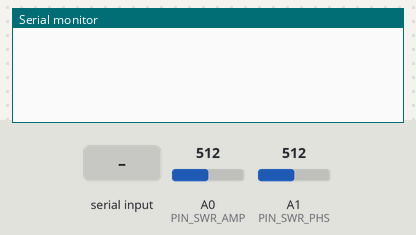
Simulated run of this sketch. Board: Arduino Uno, built with avr-gcc and run on an emulated ATmega328P. On the bench: the last lines printed to the serial monitor. Inputs (shaded band) come from the test bench; at power-on: A0 (PIN_SWR_AMP) = 512, A1 (PIN_SWR_PHS) = 512.

Above: at 1.2 s.
1.3 s: "0" received over Serial
At 1.7 s:
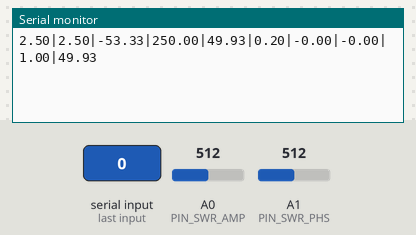
3.3 s: A0 (PIN_SWR_AMP) set to 716
At 3.8 s:
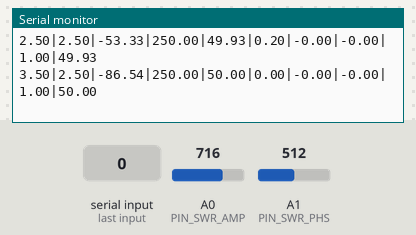
4.8 s: A1 (PIN_SWR_PHS) set to 716
At 5.3 s:
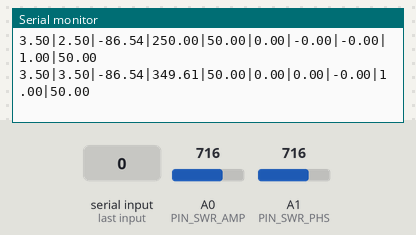
6.3 s: A0 (PIN_SWR_AMP) set to 900
At 6.8 s:
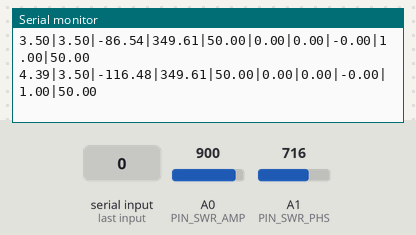
7.8 s: A1 (PIN_SWR_PHS) set to 900
At 8.3 s:
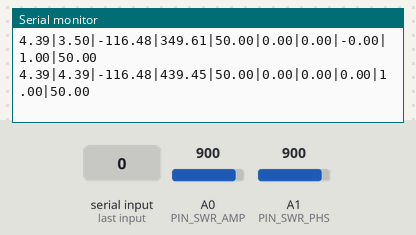
Timing chart, 0 to 10.3 s (numbered marks = the images above; inputs shaded):
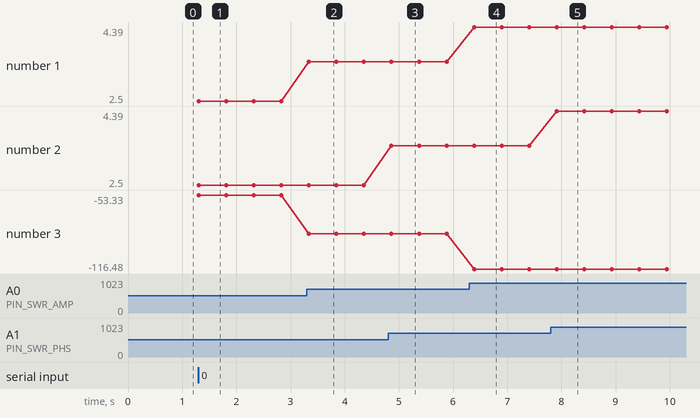

The sketch:

arduino_code.ino
```cpp
//int state = 0;  // Tạo biến sự kiện để điều khiển Arduino
//                // Tạo 2 biến để xác định thời gian thực trên Arduino
//long time_now = 0;
//long time_start = 0;
//float random_number();  // Tạo Random, giả lập dữ liệu cảm biến và đếm thời gian thực
//float data = 0; // Tạo dữ liệu hiển thị của hàm Random
//
//void setup() {
//  Serial.begin(9600);   // Khởi tạo giao thức Serial, mình chọn baudrate là 9600
//}
//
//void loop()
//{
//    // Điều khiển Arduino qua giá trị của biến state
//    if(Serial.available())
//    {
//        char temp = Serial.read();
//        if(temp == '0')
//            state = 0;
//        if(temp == '1')
//            state = 1;
//        if(temp == '2')
//            state = 2;
//    }
//
//    // Thực thi các trường hợp với các giá trị của biến state
//    switch(state)
//    {
//        // state = 0: dừng Arduino
//        case 0:
//        break;
//        // state = 1: thực thi hàm tạo Random, xuất dữ liệu và thời gian thực qua Serial, phân tách nhau bởi ký tự gạch đứng “|”
//        case 1:
//            random_number();
//            Serial.print(time_now);
//            Serial.print("|");
//            Serial.println(data);
//        break;
//        // state = 2: Reset dữ liệu và thời gian về 0
//        case 2:
//            data = 0;
//            time_now = 0;
//            state = 0;
//        break;
//    }
//}
//
//// Hàm tạo Random và đếm thời gian, mình muốn tạo số thực từ 0,001 đến 1000
//float random_number()
//{
//    time_start = millis();
//    data = random(1,1000000);
//    data = data/1000;
//    delay(500);
//    time_now = time_now + millis() - time_start;
//}
```

real_code.ino
```cpp
// adc converter
#define ADC_ITER_CNT      16
#define ADC_DB_RES        60.0 / 368.64
#define ADC_DB_CENTER     1024 / 2
#define ADC_DB_OFFSET     -30.0
#define ADC_DEG_RES       180.0 / 368.64
// analog read pins
#define PIN_SWR_AMP       A0
#define PIN_SWR_PHS       A1
// utils
#define DEG_TO_RAD(deg)   (deg * 3.14159 / 180.0)
#define TO_MHZ(freq)      (freq / 1000000)


// one measurement point
struct measurement_t
{

  // read from adc
  int16_t amp;      // amplitude
  int16_t phs;      // phase

  // adjusted by calibration
  int16_t amp_adj;
  int16_t phs_adj;

  float rl_db;    // return loss, S11
  float phi_deg;  // phase shift angle

  float rho;


  // dùng để vẽ smith chart
  float re;
  float im;

  float rs;       // real impedance part
  float xs;       // complex impedance part

  float swr;
  float z;        // impedance vector length
};

/* --------------------------------------------------------------------------*/
struct measurement_t g_pt;

int controlState = 1; // biến state để lưu trạng thái điều khiển arduino


/* --------------------------------------------------------------------------*/

void swr_measure()// đo 5 lần lấy trung bình
{

  g_pt.amp = 0;
  g_pt.phs = 0;

  for (uint8_t i = 0; i < ADC_ITER_CNT; i++)
  {
    g_pt.amp += analogRead(PIN_SWR_AMP);
    g_pt.phs += analogRead(PIN_SWR_PHS);
  }

  g_pt.amp /= ADC_ITER_CNT;
  g_pt.phs /= ADC_ITER_CNT;

}

void swr_calculate()
{
  // hiệu chỉnh số liệu theo calib (kế hoạch)
  // g_pt.amp_adj = swr_amp_cal_adjust(g_pt.amp);
  // g_pt.phs_adj = swr_phs_cal_adjust(g_pt.phs);
//
  g_pt.rl_db = fabs((g_pt.amp * ADC_DB_RES) + ADC_DB_OFFSET);    //scale của ADC arduino: 0-1023 tương ứng 0-5V
  g_pt.phi_deg = g_pt.phs * ADC_DEG_RES;                         //scale của AD8032: 0-1.8V

  g_pt.rho = pow(10.0, g_pt.rl_db / -20.0);   //  phức hóa S11

  g_pt.re = g_pt.rho * cos(DEG_TO_RAD(g_pt.phi_deg));
  g_pt.im = g_pt.rho * sin(DEG_TO_RAD(g_pt.phi_deg));

  float denominator = ((1 - g_pt.re) * (1 - g_pt.re) + (g_pt.im * g_pt.im));  // mẫu số

  g_pt.rs = fabs((1 - (g_pt.re * g_pt.re) - (g_pt.im * g_pt.im)) / denominator) * 50.0;
  g_pt.xs = fabs(2.0 * g_pt.im) / denominator * 50.0;

  g_pt.z = sqrt(g_pt.rs * g_pt.rs + g_pt.xs * g_pt.xs);

  g_pt.swr = fabs(1.0 + g_pt.rho) / (1.001 - g_pt.rho);

  g_pt.rl_db = -1 * g_pt.rl_db;
}

void reflectometer_initialize()
{
  // from AD8302 gain/phase detector

  analogRead(PIN_SWR_AMP);
  analogRead(PIN_SWR_PHS);
}


/* --------------------------------------------------------------------------*/
void setup() {

  Serial.begin(9600);
  reflectometer_initialize();

}


void loop(){
  if(Serial.available()){ // điều khiển arduino qua giao thức Serial
    char temp = Serial.read();
    if (temp == '0') controlState = 0;
    if (temp == '1') controlState = 1;
  }
  if (controlState == 0) {
    swr_measure();
    swr_calculate();
    // gửi dữ liệu về GUI
    Serial.print(g_pt.amp *5.0 / 1024.0);
    Serial.print("|");
    Serial.print(g_pt.phs *5.0 / 1024.0);
    Serial.print("|");
    Serial.print(g_pt.rl_db);
    Serial.print("|");
    Serial.print(g_pt.phi_deg);
    Serial.print("|");
    Serial.print(g_pt.rs);
    Serial.print("|");
    Serial.print(g_pt.xs);
    Serial.print("|");
    Serial.print(g_pt.re);
    Serial.print("|");
    Serial.print(g_pt.im);
    Serial.print("|");
    Serial.print(g_pt.swr);
    Serial.print("|");
    Serial.println(g_pt.z);
    delay(500);
  }
}
```

Measured:
- after the input at 1.3 s, the serial monitor: prints a new line at once (image 1)
- after the input at 3.3 s, the serial monitor: prints a new line at once (image 2)
- after the input at 4.8 s, the serial monitor: prints a new line after 0.06 s (image 3)
- after the input at 6.3 s, the serial monitor: prints a new line after 0.09 s (image 4)
- after the input at 7.8 s, the serial monitor: prints a new line after 0.11 s (image 5)
- plotted number 1: 2.5 → 3.5 after the input at 3.3 s, 3.5 → 4.39 after the input at 6.3 s
- plotted number 3: -53.33 → -86.54 after the input at 3.3 s, -86.54 → -116.48 after the input at 6.3 s
